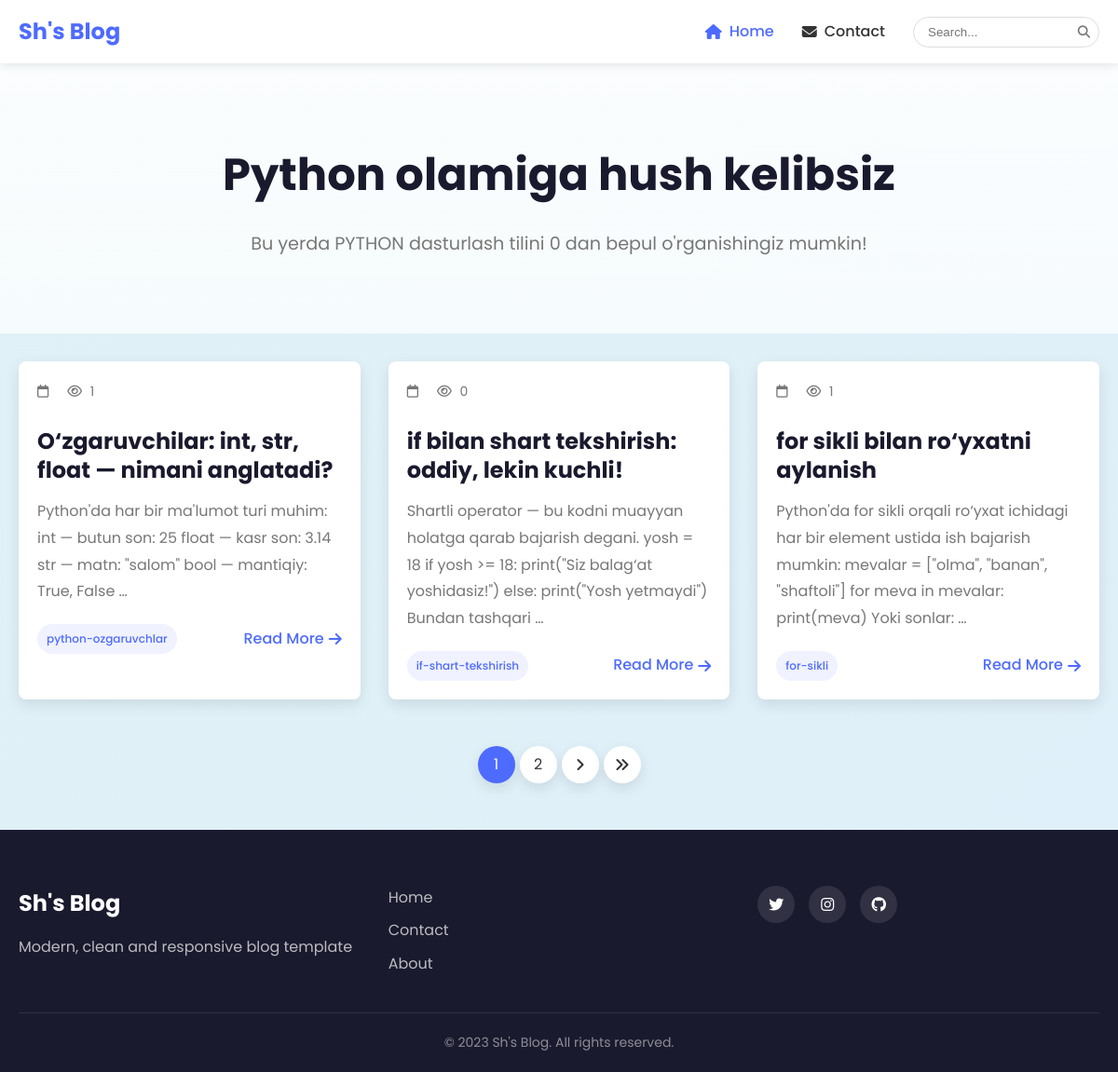
Screenshot of /python-asoslari/posts/ with the database file from the repository.
### article/models.py (models this page shows, shortened)
class Post(models.Model):
    title = models.CharField(verbose_name="Post title", max_length=255)
    body = models.TextField(verbose_name="Post body")
    author = models.CharField(verbose_name="Post author", default="Admin", max_length=100)
    category = models.ForeignKey(Category, on_delete=models.PROTECT, related_name='posts')
    tag = models.ManyToManyField(Tag)
    views = models.PositiveIntegerField(default=0)
    publish_date = models.DateTimeField(verbose_name="Published time", auto_now_add=True)
    published = models.BooleanField(default=True)
    on_top = models.BooleanField(default=False)

class Tag(models.Model):
    name = models.CharField(verbose_name="Tag name", max_length=250)
    slug = models.SlugField(max_length=250, unique=True)

### article/views.py (the view)
# urls.py: path("<category_slug>/posts/", category_list, name='category_list'),
def category_list(request, category_slug):
    category = Category.objects.get(slug=category_slug)
    posts = Post.objects.filter(category=category)
    last_comments = Comment.objects.all().order_by("-id")[:10]
    paginator = Paginator(posts, 3)
    page_number = request.GET.get("page")
    page_obj = paginator.get_page(page_number)
    return render(request, "index.html", context={"page_obj": page_obj, "last_comments": last_comments})

### templates/index.html (shortened to what this page needs)
<!DOCTYPE html>
<html lang="en">
<head>
  {% load static %}
    <link rel="stylesheet" href="https://cdnjs.cloudflare.com/ajax/libs/font-awesome/6.4.0/css/all.min.css">
    <link rel="stylesheet" href="https://cdnjs.cloudflare.com/ajax/libs/animate.css/4.1.1/animate.min.css">
    <link rel="stylesheet" href="{% static 'css/modern-style.css' %}">
</head>
<body>
    <nav class="floating-nav">
        <div class="container">
            <a href="/" class="brand">Sh's Blog</a>
            <div class="nav-links">
                <a href="{% url 'blog:home' %}" class="active"><i class="fas fa-home"></i> Home</a>
                <a href="{% url 'blog:contact' %}"><i class="fas fa-envelope"></i> Contact</a>
                <div class="search-box">
                    <form action="{% url 'blog:search' %}" method="get">
                        <input type="text" name="q" placeholder="Search..." value="{{ query }}">
                        <button type="submit"><i class="fas fa-search"></i></button>
                    </form>
                </div>
            </div>
        </div>
    </nav>
    <header class="hero">
        <div class="container">
            <h1 class="animate__animated animate__fadeInDown">Python olamiga hush kelibsiz</h1>
            <p class="animate__animated animate__fadeInUp">Bu yerda PYTHON dasturlash tilini 0 dan bepul o'rganishingiz mumkin! </p>
        </div>
    </header>
    <main class="container">
        <div class="posts-grid">
            {% for post in page_obj %}
            <article class="post-card animate__animated animate__fadeIn" data-delay="{{ forloop.counter0|divisibleby:2|yesno:'100,200' }}">
                <div class="post-content">
                    <div class="post-meta">
                        <span class="date"><i class="far fa-calendar"></i> {{ post.created_at|date:"M d, Y" }}</span>
                        <span class="views"><i class="far fa-eye"></i> {{ post.views }}</span>
                    </div>
                    <h3><a href="{% url 'blog:detail' post.id %}">{{ post.title }}</a></h3>
                    <p>{{ post.body|truncatewords:25 }}</p>
                    <div class="post-footer">
                        <div class="tags">
                            {% for tag in post.tag.all %}
                            <span class="tag">{{ tag.name }}</span>
                            {% endfor %}
                        </div>
                        <a href="{% url 'blog:detail' post.id %}" class="read-more">Read More <i class="fas fa-arrow-right"></i></a>
                    </div>
                </div>
            </article>
            {% empty %}
            <div class="no-posts animate__animated animate__fadeIn">
                <i class="far fa-newspaper"></i>
                <h3>No posts found!</h3>
            </div>
            {% endfor %}
        </div>
        {% if page_obj.paginator.num_pages > 1 %}
        <div class="pagination animate__animated animate__fadeIn">
            {% for num in page_obj.paginator.page_range %}
            <a href="?page={{ num }}" class="page-item {% if num == page_obj.number %}active{% endif %}">{{ num }}</a>
            {% endfor %}
            {% if page_obj.has_next %}
            <a href="?page={{ page_obj.next_page_number }}" class="page-item"><i class="fas fa-angle-right"></i></a>
            <a href="?page={{ page_obj.paginator.num_pages }}" class="page-item"><i class="fas fa-angle-double-right"></i></a>
            {% endif %}
        </div>
        {% endif %}
    </main>
    <footer class="modern-footer">
        <div class="container">
            <div class="footer-content">
                <div class="footer-brand">
                    <h3>Sh's Blog</h3>
                    <p>Modern, clean and responsive blog template</p>
                </div>
                <div class="footer-links">
                    <a href="{% url 'blog:home' %}">Home</a>
                    <a href="{% url 'blog:contact' %}">Contact</a>
                    <a href="#">About</a>
                </div>
                <div class="social-links">
                    <a href="#"><i class="fab fa-twitter"></i></a>
                    <a href="#"><i class="fab fa-instagram"></i></a>
                    <a href="#"><i class="fab fa-github"></i></a>
                </div>
            </div>
            <div class="copyright">
                <p>&copy; 2023 Sh's Blog. All rights reserved.</p>
            </div>
        </div>
    </footer>
</body>
</html>

### rows the page displays
Post: views "1", title "O‘zgaruvchilar: int, str, float — nimani anglatadi?", body "Python'da har bir ma'lumot turi muhim: int — butun son: 25 float — kasr son: 3.14 str — matn: \"salom\" bool — mantiqiy: True, False …"
Tag: name "python-ozgaruvchlar"
Post: views "0", title "if bilan shart tekshirish: oddiy, lekin kuchli!", body "Shartli operator — bu kodni muayyan holatga qarab bajarish degani. yosh = 18 if yosh >= 18: print(\"Siz balag‘at yoshidasiz!\") else: print(\"Yosh yetmaydi\") Bundan tashqari …"
Tag: name "if-shart-tekshirish"
Post: views "1", title "for sikli bilan ro‘yxatni aylanish", body "Python'da for sikli orqali ro‘yxat ichidagi har bir element ustida ish bajarish mumkin: mevalar = [\"olma\", \"banan\", \"shaftoli\"] for meva in mevalar: print(meva) Yoki sonlar: …"
Tag: name "for-sikli"

### other values shown
{{ num }} "1" "2"
